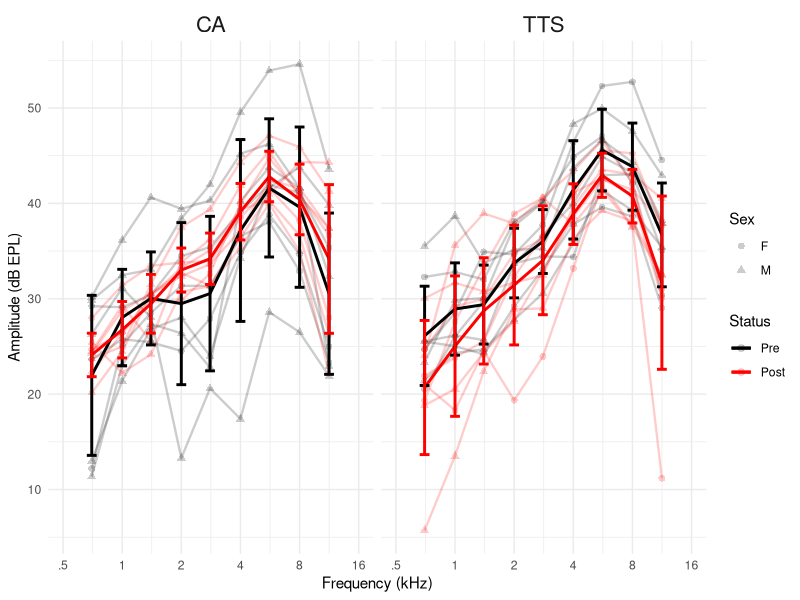
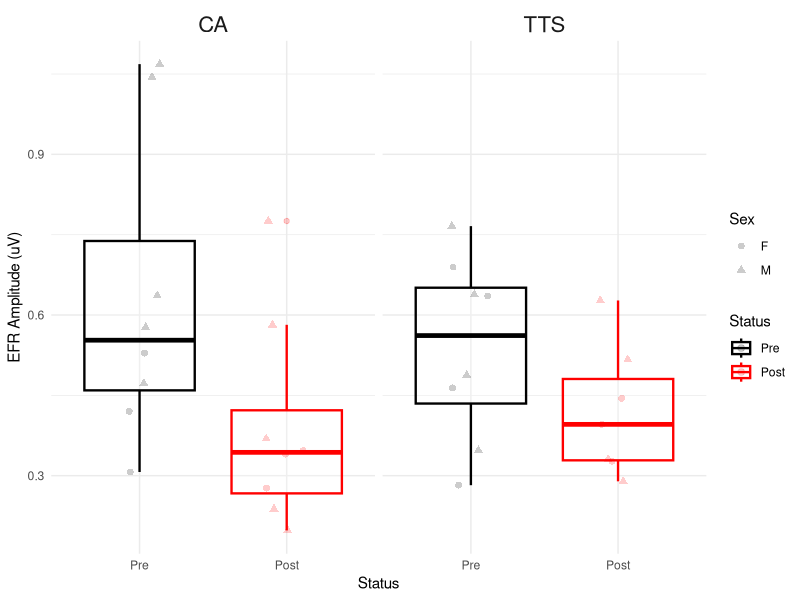

Here is the R script that generated these plots, in order:
### Final Project Code


# Set Working Directory ---------------------------------------------------
setwd("C:/Users/saman/Desktop/PhD/Coursework/BIOL695_DataScience/DS4B695_FinalProject/")

# Load Packages -----------------------------------------------------------
library(tidyverse)
library(ggplot2)
library(patchwork)


# Load Data ---------------------------------------------------------------
dat <- read_csv("./finalProjectData.csv")
dat$Status <- factor(dat$Status, labels = c("Pre", "Post"))
dat$Sex <- factor(dat$Sex)
dat$Group <- factor(dat$Group)
dat$Subject <- factor(dat$Subject)


# ABR ---------------------------------------------------------------------

abr <- dat[1:9] %>% pivot_longer(cols = 5:9, names_to = "freq", values_to = "threshold" ) 
# Rename values in 'category' column
abr <- abr %>%
  mutate(freq = recode(freq,"ABR_thresh_500" = .5,
                       "ABR_thresh_1000" = 1,
                       "ABR_thresh_2000" = 2,
                       "ABR_thresh_4000" = 4,
                       "ABR_thresh_8000" = 8))
abr_sum <- abr %>% group_by(Group, Status, freq) %>% 
  summarise(avg = mean(threshold, na.rm=T), 
            std = sd(threshold, na.rm=T))
abr_fig <- 
  ggplot(
  data = abr) +
  geom_line(size = .8, alpha = .2, aes(x = freq, y=threshold, color=Status, group = interaction(Subject, Status), shape = Sex) ) +
  geom_point(size = 2, alpha = .2, aes(x = freq, y=threshold, color=Status, group = interaction(Subject, Status), shape = Sex) ) + 
  xlab("Frequency (kHz)") + 
  ylab("Threshold (dB SPL)") +
  geom_line(size = 1, data = abr_sum, aes(x = freq, y = avg, color = Status, group = Status)) +
  geom_errorbar(data = abr_sum, aes(x = freq, ymax=avg+std, ymin=avg-std, color = Status), width = .05, size = 1 )+
  scale_x_continuous(trans = 'log10', 
                     breaks = c( .5, 1, 2, 4, 8),  
                     labels = c(".5", "1", "2", "4", "8")) +  
  scale_color_manual(values = c("Pre" = "black", "Post" = "red")) +  # Set manual colors
  facet_grid(~Group) + 
  theme_minimal() + 
  theme(strip.text = element_text(size = 16)) 
  

# DPOAE -------------------------------------------------------------------

dpoae <- dat %>% select(c("Subject", "Group", "Status", "Sex") | starts_with("DP") ) %>% pivot_longer(cols = 5:13, names_to = "freq", values_to = "amplitude" ) 
# Rename values in 'category' column
dpoae <- dpoae %>%
  mutate(freq = recode(freq,"DP_amplitude_707" = .7,
                       "DP_amplitude_1000" = 1,
                       "DP_amplitude_1414" = 1.4,
                       "DP_amplitude_2000" = 2,
                       "DP_amplitude_2828" = 2.8,
                       "DP_amplitude_4000" = 4,
                       "DP_amplitude_5656" = 5.6,
                       "DP_amplitude_8000" = 8, 
                       "DP_amplitude_11313" = 11.3))
dpoae_sum <- dpoae %>% group_by(Group, Status, freq) %>% 
  summarise(avg = mean(amplitude, na.rm=T), 
            std = sd(amplitude, na.rm=T))
dpoae_fig <- 
  ggplot(data = dpoae) +
  geom_line(size = .8, alpha = .2, aes(x = freq, y=amplitude, color=Status, group = interaction(Subject, Status), shape = Sex) ) +
  geom_point(size = 2, alpha = .2, aes(x = freq, y=amplitude, color=Status, group = interaction(Subject, Status), shape = Sex) ) + 
  xlab("Frequency (kHz)") + 
  ylab("Amplitude (dB EPL)") +
  geom_line(size = 1, data = dpoae_sum, aes(x = freq, y = avg, color = Status, group = Status)) +
  geom_errorbar(data = dpoae_sum, aes(x = freq, ymax=avg+std, ymin=avg-std, color = Status), width = .05, size = 1 )+
  scale_x_continuous(trans = 'log10', 
                     limits = c(.5, 16),
                     breaks = c( .5, 1, 2, 4, 8, 16),  
                     labels = c(".5", "1", "2", "4", "8", "16")) +  
  scale_color_manual(values = c("Pre" = "black", "Post" = "red")) +  # Set manual colors
  facet_grid(~Group) + 
  theme_minimal() + 
  theme(strip.text = element_text(size = 16)) 
dpoae_fig

# RAM -------------------------------------------------------------------

ram <- dat %>% select(c("Subject", "Group", "Status", "Sex") | starts_with("RAM_amplitude") ) 
# Rename values in 'category' column

ram_sum <- ram %>% group_by(Group, Status) %>% 
  summarise(avg = mean(RAM_amplitude_sum, na.rm=T), 
            std = sd(RAM_amplitude_sum, na.rm=T))
ram_fig <- 
  ggplot(data = ram) +
  geom_boxplot(size = .8, alpha = .2, aes(x = Status, y=RAM_amplitude_sum, color=Status, group = Status)) +
  geom_point(size = 2, alpha = .2, aes(x = Status, y=RAM_amplitude_sum, color=Status, group = interaction(Subject, Status), shape = Sex), position = position_jitter(width=.15))  + 
  xlab("Status") + 
  ylab("EFR Amplitude (uV)") +
  scale_color_manual(values = c("Pre" = "black", "Post" = "red")) +  # Set manual colors
  facet_grid(~Group) + 
  theme_minimal() + 
  theme(strip.text = element_text(size = 16)) 
ram_fig
  

